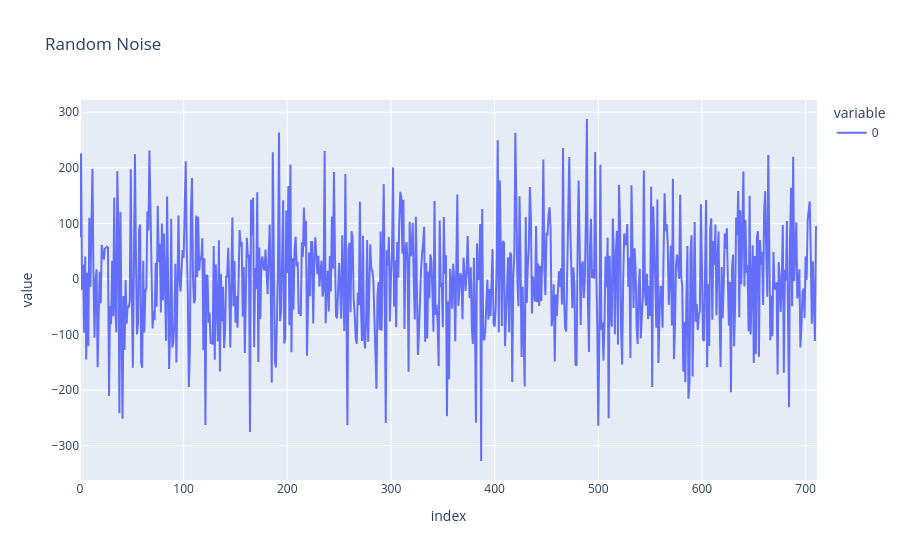

This figure's notebook cell:
### Markdown cell above
Noise

### Code cell
# simple random noise
noise = np.random.normal(0, 100, size=712)
fig = px.line(noise, title='Random Noise')
fig.show()

### Figure 1 — Plotly figure (JSON) as saved in the notebook; plotly's stock layout.template omitted (floating-point values rounded to 4 significant figures; data arrays with more than 128 entries replaced by an {"elided": "..."} marker saying what was removed)
{"data": [{"hovertemplate": "variable=0<br>index=%{x}<br>value=%{y}<extra></extra>", "legendgroup": "0", "line": {"color": "#636efa", "dash": "solid"}, "marker": {"symbol": "circle"}, "mode": "lines", "name": "0", "orientation": "v", "showlegend": true, "type": "scatter", "x": {"elided": "712 int values"}, "xaxis": "x", "y": {"elided": "712 float values"}, "yaxis": "y"}], "layout": {"legend": {"title": {"text": "variable"}, "tracegroupgap": 0}, "title": {"text": "Random Noise"}, "xaxis": {"anchor": "y", "domain": [0, 1], "title": {"text": "index"}}, "yaxis": {"anchor": "x", "domain": [0, 1], "title": {"text": "value"}}}}
